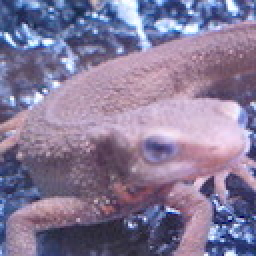
#> input picture Gazou100knock_anser/input/imori.jpg, 128 x 128 px (shown 2 times larger)
$ python q29.py   (older library calls are emulated)
#> lines starting #> are read from the running program, lines starting #| are printed output that depends on the picture
import cv2
import numpy as np
import function as func
import matplotlib.pyplot as plt

#入力
img = cv2.imread("input/imori.jpg")
#> img is the input picture: shape (128, 128, 3); mean B, G, R 152.8, 121.8, 134.1
# img = cv2.imread("araineru.png")
# img = func.RGB2GRAY(img)

#処理
#アルゴリズム
# https://daeudaeu.com/programming/c-language/affine/
#affine変換
# http://ipr20.cs.ehime-u.ac.jp/column/gazo_syori/chapter3.html

# out = img.copy().astype(np.float32)


def affine(img,a,b,c,d,tx,ty):
#> called with a = 1.3, b = 0, c = 0, d = 0.8, tx = 0, ty = 0
    H,W,C=img.shape
#> H = 128; W = 128; C = 3
    hh=np.ceil(H*d).astype(np.int)
#> hh = 103
    ww=np.ceil(W*a).astype(np.int)
#> ww = 167
    cc=int(C)
#> cc = 3

    tmp=np.zeros((hh, ww, cc))

    #アフィン変換　行列形式
    K=np.array([[a,b,tx],
                [c,d,ty],
                [0,0,1]])

    #アフィン変換の逆行列
    K_inv=np.linalg.inv(K)

    #各ピクセルずつ動かす
    for i in range(ww):  # 変換後の座標
        for j in range(hh):
            for k in range(cc):#ここにCぶち込んでもダメだった、intに直さないと
                #異動後に対応するベクトル
                o=np.array([[i],
                            [j],
                            [1]])
                #逆行列計算 移動前の位置を求める
                k_o=np.dot(K_inv,o)

                #移動前に対応する座標
                x=int(k_o[0])
                y=int(k_o[1])

                #はみ出したピクセルは扱わない
                if x < 0 or y < 0 or x >= ww or y >= hh:
                    break
                # elif x>=ww or y>=hh:
                #     break
                else:
                    tmp[j,i,k]=img[y,x,k]
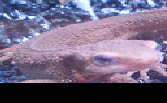
#> tmp: shape (103, 167, 3) float64; mean B, G, R 128.7, 103.8, 114.5

    #はみ出した画素値を範囲に収める
    tmp=np.where(tmp <0,0,tmp)
    tmp[tmp>255]=255
    tmp=tmp.astype(np.uint8)
    return tmp

# out=affine(img,a=1,b=0,c=0,d=1,tx=30,ty=-30)
out=affine(img,a=1.3,b=0,c=0,d=0.8,tx=0,ty=0)

out=affine(out,a=1,b=0,c=0,d=1,tx=30,ty=-30)
#> call 2 of affine, with a = 1, b = 0, c = 0, d = 1, tx = 30, ty = -30
#> after the loop in affine (call 2), `for i in range(ww):`:
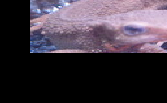
#> tmp: shape (103, 167, 3) float64; mean B, G, R 65.8, 54.9, 64.2

# #確認b
cv2.imshow("result", out)
cv2.waitKey(0)

#出力
cv2.imwrite("output/q29.jpg", out)
